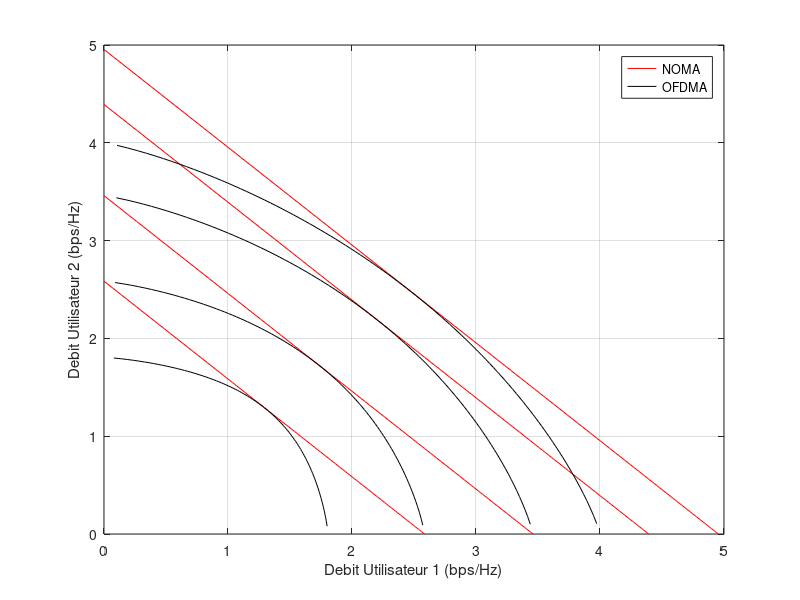

This figure's MATLAB source:
%%% NOMA parameters
clear all
P = 1;   %puissance global =1w maximal
G1 = 10; % facteur pour l'utilisateur 1
G2 = 10; % pour 2 eme
count = 1; 
for alpha = 0:0.01:1 %power splitting factor,facteur de difusion de puissance 
P1 = P*alpha; % puissance alouer a user 1 selon le facteur alpha
P2 = P - P1; % puissance pour utilisateur 2 
R1(count) = log2(1 + P1*G1); % le teaux de puissance pour U1
R2(count) = log2(1 + P2*G2/(P1*G2 + 1)); % teaux de puissance pour U2

count = count + 1;
end

hold on;
plot (R1,R2,'r');
grid on;
count = 1;
% OMA ... OFDMA
for alpha = 0:0.01:1 % factor d'etalement de la bande passante
P1 = P/2;
P2 = P/2;
R1(count) = alpha*log2(1 + P1*G1/alpha);
R2(count) = (1-alpha)*log2(1 + P2*G2/(1-alpha));
count = count + 1;
end
hold on;
plot(R1,R2,'k');
xlabel('Debit Utilisateur 1 (b/s/Hz)');
ylabel('Debit Utilisateur 2 (b/s/Hz)');
grid on;
box on;
legend('NOMA','OFDMA')

G1 = 20; % facteur pour l'utilisateur 1
G2 = 20; % pour 2 eme

count = 1; 
for alpha = 0:0.01:1 %facteur d'etalement de puissance 
P1 = P*alpha; % puissance alouer a user 1 selon le facteur alpha
P2 = P - P1; % puissance pour utilisateur 2 
R1(count) = log2(1 + P1*G1); % le teaux de puissance pour U1
R2(count) = log2(1 + P2*G2/(P1*G2 + 1)); % teaux de puissance pour U2

count = count + 1;
end
hold on;
plot (R1,R2,'r');
grid on;
count = 1;
% OMA ... OFDMA
for alpha = 0:0.01:1 %facteur d'etallement de la bande passante
P1 = P/2;
P2 = P/2;
R1(count) = alpha*log2(1 + P1*G1/alpha);
R2(count) = (1-alpha)*log2(1 + P2*G2/(1-alpha));
count = count + 1;
end
hold on;
plot(R1,R2,'k');
xlabel('Debit Utilisateur 1 (bps/Hz)');
ylabel('Debit Utilisateur 2 (bps/Hz)');
grid on;
box on;
legend('NOMA','OFDMA')


G1 = 30; % facteur pour l'utilisateur 1
G2 = 30; % pour 2 eme

count = 1; 
for alpha = 0:0.01:1 %facteur d'etallement de la bande passante
P1 = P*alpha; % puissance alouer a user 1 selon le facteur alpha
P2 = P - P1; % puissance pour utilisateur 2 
R1(count) = log2(1 + P1*G1); % le teaux de puissance pour U1
R2(count) = log2(1 + P2*G2/(P1*G2 + 1)); % teaux de puissance pour U2

count = count + 1;
end
hold on;
plot (R1,R2,'r');
grid on;
count = 1;
% OMA ... OFDMA
for alpha = 0:0.01:1 %facteur d'etallement de la puissance
P1 = P/2;
P2 = P/2;
R1(count) = alpha*log2(1 + P1*G1/alpha);
R2(count) = (1-alpha)*log2(1 + P2*G2/(1-alpha));
count = count + 1;
end
hold on;
plot(R1,R2,'k');
xlabel('Debit Utilisateur 1 (bps/Hz)');
ylabel('Debit Utilisateur 2 (bps/Hz)');
grid on;
box on;
legend('NOMA','OFDMA')

G1 = 5; % facteur pour l'utilisateur 1
G2 = 5; % pour 2 eme
count = 1; 
for alpha = 0:0.01:1 %facteur d'etallement de la puissance
P1 = P*alpha; % puissance alouer a user 1 selon le facteur alpha
P2 = P - P1; % puissance pour utilisateur 2 
R1(count) = log2(1 + P1*G1); % le teaux de puissance pour U1
R2(count) = log2(1 + P2*G2/(P1*G2 + 1)); % teaux de puissance pour U2

count = count + 1;
end
hold on;
plot (R1,R2,'r');
grid on;
count = 1;
% OMA ... OFDMA
for alpha = 0:0.01:1 %facteur d'etallement de la bande passante
P1 = P/2;
P2 = P/2;
R1(count) = alpha*log2(1 + P1*G1/alpha);
R2(count) = (1-alpha)*log2(1 + P2*G2/(1-alpha));
count = count + 1;
end
hold on;
plot(R1,R2,'k');
xlabel('Debit Utilisateur 1 (bps/Hz)');
ylabel('Debit Utilisateur 2 (bps/Hz)');
grid on;
box on;
legend('NOMA','OFDMA')
